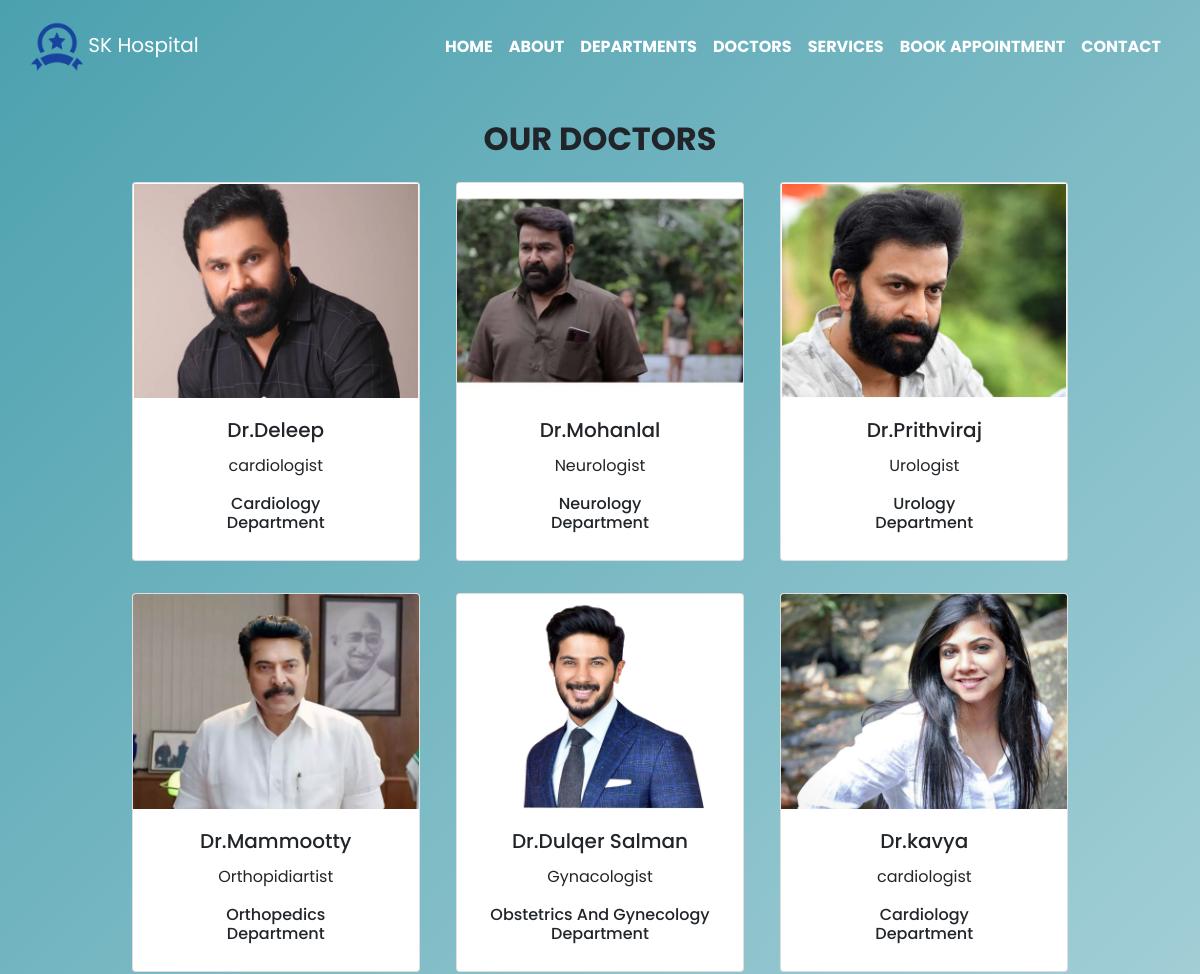
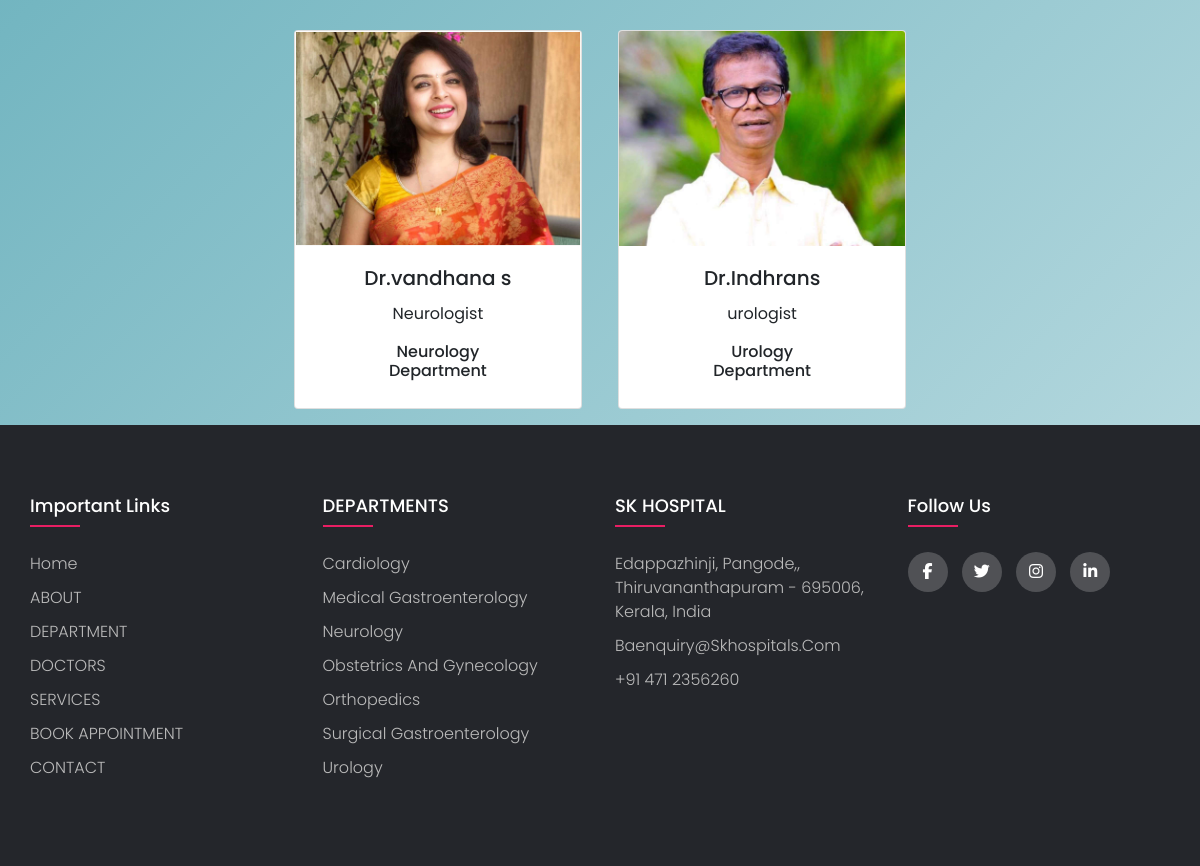
The app's page /doctors/ with its own data (2 pictures, top to bottom).
### doctors/models.py (models this page shows, shortened)
class Doctors(models.Model):
    doc_name = models.CharField(max_length=255)
    doc_spec = models.CharField(max_length=255)
    dep_name = models.ForeignKey(Departments,on_delete=models.CASCADE)
    doc_image = models.ImageField(upload_to='doctors')
    class Meta:
        verbose_name= 'Doctors'
        verbose_name_plural  = 'Doctors'

### facility/models.py (models this page shows)
class Departments(models.Model):
    dep_name = models.CharField(max_length=155)
    dep_desc = models.TextField()
    class Meta:
        verbose_name ='Departments'
        verbose_name_plural= 'Departments'
    def __str__(self):
        return self.dep_name

### doctors/views.py (the view)
# urls.py: path('doctors/', views.doctors,name='doctors'),
def doctors(request):
      dic_docs = {
            'doctors': Doctors.objects.all()
      }
      return render(request,'doctors.html',dic_docs)

### templates/doctors.html (shortened to what this page needs)
{% extends 'base.html' %}
{% load static %}
{% block content %}
<br><br>
<section class="w3l-about-breadcrumb">
    <br>
    <br>
    <br>
    <h2 class="text-center"><b>OUR DOCTORS</b></h2>
</section>
<div class="container-fluid text-center ">
    {% for d in doctors %}
        <div class="card text-center mx-3 my-3 " style="width: 18rem;display: inline-block;">
            <img src="{{ d.doc_image.url}}" class="card-img-top" alt="...">
            <div class="card-body   ">
                <h5 class="card-title">Dr.{{ d.doc_name}}</h5>
                <p class="card-text">{{ d.doc_spec}}</p>
                <h6>{{ d.dep_name}}<br> Department</h6>
            </div>
        </div>
    {% endfor %}
</div>
{% endblock %}

### templates/base.html (shortened to what this page needs)
{% load static %}
<!DOCTYPE html>
<html lang="en">
<head>
    <link rel="stylesheet" href="https://stackpath.bootstrapcdn.com/bootstrap/4.1.1/css/bootstrap.min.css">
    <link rel="stylesheet" href="https://cdnjs.cloudflare.com/ajax/libs/font-awesome/4.7.0/css/font-awesome.css"
 />
    <link rel="stylesheet" href="{% static '/css/style.css' %}">
</head>
<body>
    <header class="header">
        <nav class="navbar navbar-expand-lg fixed-top py-3">
            <div class="container"><a class="navbar-brand" href=""><img src="{% static '/images/award.png' %}" class="img-fluid" width="52px">
                SK Hospital</a>
                <div id="navbarSupportedContent" class="collapse navbar-collapse">
                    <ul class="navbar-nav ml-auto">
                        <li class="nav-item active"><a href="/" class="nav-link text-uppercase font-weight-bold">Home
                                <span class="sr-only">(current)</span></a></li>
                        <li class="nav-item"><a href="{% url 'about' %}" class="nav-link text-uppercase font-weight-bold">About</a></li>
                        <li class="nav-item"><a href="{% url 'departments' %}" class="nav-link text-uppercase font-weight-bold">departments</a>
                        </li>
                        <li class="nav-item"><a href="{% url 'doctors' %}" class="nav-link text-uppercase font-weight-bold">doctors</a>
                        </li>
                        <li class="nav-item"><a href="{% url 'services' %}" class="nav-link text-uppercase font-weight-bold">Services</a>
                        </li>
                        <li class="nav-item"><a href="{% url 'booking' %}" class="nav-link text-uppercase font-weight-bold">book appointment</a>
                        </li>
                        <li class="nav-item"><a href="{% url 'contact' %}" class="nav-link text-uppercase font-weight-bold">Contact</a>
                        </li>
                    </ul>
                </div>
            </div>
        </nav>
    </header>
    {% block content %} {% endblock %}
    <footer class="footer" >
        <div class="container" >
            <div class="row">
                <div class="footer-col">
                    <h4>important links</h4>
                    <ul>
                        <li><a href="/">Home</a></li>
                        <li><a href="{% url 'about' %}">ABOUT</a></li>
                        <li><a href="{% url 'departments' %}">DEPARTMENT</a></li>
                        <li><a href="{% url 'doctors' %}">DOCTORS</a></li>
                        <li><a href="{% url 'services' %}">SERVICES</a></li>
                        <li><a href="{% url 'booking' %}">BOOK APPOINTMENT</a></li>
                        <li><a href="{% url 'contact' %}">CONTACT</a></li>
                    </ul>
                </div>
                <div class="footer-col">
                    <h4>DEPARTMENTS</h4>
                    <ul>
                        <li><a href="{% url 'departments' %}">Cardiology</a></li>
                        <li><a href="{% url 'departments' %}">Medical Gastroenterology</a></li>
                        <li><a href="{% url 'departments' %}">Neurology</a></li>
                        <li><a href="{% url 'departments' %}">Obstetrics and Gynecology</a></li>
                        <li><a href="{% url 'departments' %}">Orthopedics</a></li>
                        <li><a href="{% url 'departments' %}">Surgical Gastroenterology</a></li>
                        <li><a href="{% url 'departments' %}">Urology</a></li>
                    </ul>
                </div>
                <div class="footer-col">
                    <h4>SK HOSPITAL</h4>
                    <ul>
                        <li><a href="/">Edappazhinji, Pangode,, Thiruvananthapuram - 695006, Kerala, India</a></li>
                        <li><a href="/">baenquiry@skhospitals.com</a></li>
                        <li><a href="/">+91 471 2356260</a></li>
                    </ul>
                </div>
                <div class="footer-col">
                    <h4>follow us</h4>
                    <div class="social-links">
                        <a href="#"><i class="fab fa-facebook-f"></i></a>
                        <a href="#"><i class="fab fa-twitter"></i></a>
                        <a href="#"><i class="fab fa-instagram"></i></a>
                        <a href="#"><i class="fab fa-linkedin-in"></i></a>
                    </div>
                </div>
            </div>
        </div>
    </footer>
    </body>
    </html>

### static/css/style.css (style rules this page uses)
body { line-height: 1.5; font-family: 'Poppins', sans-serif; }
* { margin: 0; padding: 0; box-sizing: border-box; }
.container { max-width: 1170px; margin: auto; }
.row { display: flex; flex-wrap: wrap; }
ul { list-style: none; }
.footer { background-color: #24262b; padding: 70px 0; }
.footer-col { width: 25%; padding: 0 15px; }
.footer-col h4 { font-size: 18px; color: #ffffff; text-transform: capitalize; margin-bottom: 35px; font-weight: 500; position: relative; }
.footer-col h4::before { content: ''; position: absolute; left: 0; bottom: -10px; background-color: #e91e63; height: 2px; box-sizing: border-box; width: 50px; }
.footer-col ul li:not(:last-child) { margin-bottom: 10px; }
.footer-col ul li a { font-size: 16px; text-transform: capitalize; color: #ffffff; text-decoration: none; font-weight: 300; color: #bbbbbb; display: block; transition: all 0.3s ease; }
.footer-col .social-links a { display: inline-block; height: 40px; width: 40px; background-color: rgba(255, 255, 255, 0.2); margin: 0 10px 10px 0; text-align: center; line-height: 40px; border-radius: 50%; color: #ffffff; transition: all 0.5s ease; }
.navbar { transition: all 0.4s; }
.navbar .nav-link { color: #fff; }
.navbar .navbar-brand { color: #fff; }
body { min-height: 110vh; background-color: #4ca1af; background-image: linear-gradient(135deg, #4ca1af 0%, #c4e0e5 100%); }

### records on screen
Doctors: doc_image (picture), doc_name "Deleep", doc_spec "cardiologist", dep_name "Cardiology"
Doctors: doc_image (picture), doc_name "Mohanlal", doc_spec "Neurologist", dep_name "Neurology"
Doctors: doc_image (picture), doc_name "Prithviraj", doc_spec "Urologist", dep_name "Urology"
Doctors: doc_image (picture), doc_name "Mammootty", doc_spec "Orthopidiartist", dep_name "Orthopedics"
Doctors: doc_image (picture), doc_name "Dulqer Salman", doc_spec "Gynacologist", dep_name "Obstetrics And Gynecology"
Doctors: doc_image (picture), doc_name "kavya", doc_spec "cardiologist", dep_name "Cardiology"
Doctors: doc_image (picture), doc_name "vandhana s", doc_spec "Neurologist", dep_name "Neurology"
Doctors: doc_image (picture), doc_name "Indhrans", doc_spec "urologist", dep_name "Urology"
